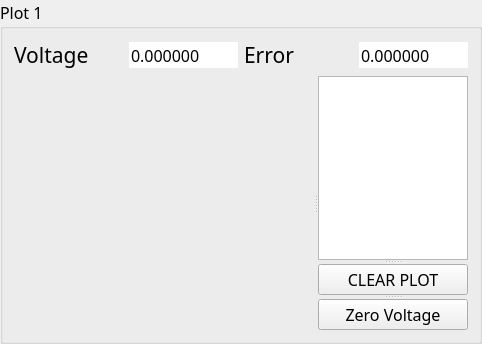
      <widget class="QGroupBox" name="groupBox_2">
       <property name="sizePolicy">
        <sizepolicy hsizetype="Expanding" vsizetype="Expanding">
         <horstretch>0</horstretch>
         <verstretch>0</verstretch>
        </sizepolicy>
       </property>
       <property name="font">
        <font>
         <family>Calibri Light</family>
         <pointsize>12</pointsize>
        </font>
       </property>
       <property name="styleSheet">
        <string notr="true"/>
       </property>
       <property name="title">
        <string>Plot 1</string>
       </property>
       <layout class="QVBoxLayout" name="verticalLayout_2">
        <item>
         <layout class="QHBoxLayout" name="horizontalLayout_5">
          <item>
           <widget class="QLabel" name="label_3">
            <property name="font">
             <font>
              <family>Calibri Light</family>
              <pointsize>16</pointsize>
             </font>
            </property>
            <property name="text">
             <string>&lt;html&gt;&lt;head/&gt;&lt;body&gt;&lt;p&gt;Voltage&lt;/p&gt;&lt;/body&gt;&lt;/html&gt;</string>
            </property>
           </widget>
          </item>
          <item>
           <widget class="QDoubleSpinBox" name="voltage_1">
            <property name="font">
             <font>
              <family>Calibri Light</family>
              <pointsize>12</pointsize>
             </font>
            </property>
            <property name="styleSheet">
             <string notr="true"/>
            </property>
            <property name="frame">
             <bool>false</bool>
            </property>
            <property name="buttonSymbols">
             <enum>QAbstractSpinBox::NoButtons</enum>
            </property>
            <property name="accelerated">
             <bool>false</bool>
            </property>
            <property name="correctionMode">
             <enum>QAbstractSpinBox::CorrectToNearestValue</enum>
            </property>
            <property name="keyboardTracking">
             <bool>false</bool>
            </property>
            <property name="decimals">
             <number>6</number>
            </property>
            <property name="minimum">
             <double>-1000.000000000000000</double>
            </property>
            <property name="maximum">
             <double>1000.000000000000000</double>
            </property>
            <property name="singleStep">
             <double>0.000010000000000</double>
            </property>
           </widget>
          </item>
          <item>
           <widget class="QLabel" name="label_4">
            <property name="font">
             <font>
              <family>Calibri Light</family>
             </font>
            </property>
            <property name="text">
             <string>&lt;html&gt;&lt;head/&gt;&lt;body&gt;&lt;p&gt;&lt;span style=&quot; font-size:16pt;&quot;&gt;Error&lt;/span&gt;&lt;/p&gt;&lt;/body&gt;&lt;/html&gt;</string>
            </property>
           </widget>
          </item>
          <item>
           <widget class="QDoubleSpinBox" name="error_1">
            <property name="font">
             <font>
              <family>Calibri Light</family>
              <pointsize>12</pointsize>
             </font>
            </property>
            <property name="styleSheet">
             <string notr="true"/>
            </property>
            <property name="frame">
             <bool>false</bool>
            </property>
            <property name="buttonSymbols">
             <enum>QAbstractSpinBox::NoButtons</enum>
            </property>
            <property name="accelerated">
             <bool>false</bool>
            </property>
            <property name="correctionMode">
             <enum>QAbstractSpinBox::CorrectToNearestValue</enum>
            </property>
            <property name="keyboardTracking">
             <bool>false</bool>
            </property>
            <property name="decimals">
             <number>6</number>
            </property>
            <property name="minimum">
             <double>-1000.000000000000000</double>
            </property>
            <property name="maximum">
             <double>1000.000000000000000</double>
            </property>
            <property name="singleStep">
             <double>0.000010000000000</double>
            </property>
           </widget>
          </item>
         </layout>
        </item>
        <item>
         <widget class="QSplitter" name="splitter_3">
          <property name="orientation">
           <enum>Qt::Horizontal</enum>
          </property>
          <widget class="PlotWidget" name="graph_2" native="true">
           <property name="sizePolicy">
            <sizepolicy hsizetype="Expanding" vsizetype="Expanding">
             <horstretch>0</horstretch>
             <verstretch>0</verstretch>
            </sizepolicy>
           </property>
           <property name="minimumSize">
            <size>
             <width>300</width>
             <height>0</height>
            </size>
           </property>
          </widget>
          <widget class="QSplitter" name="splitter_4">
           <property name="orientation">
            <enum>Qt::Vertical</enum>
           </property>
           <widget class="GraphicsView" name="legend_2">
            <property name="minimumSize">
             <size>
              <width>150</width>
              <height>0</height>
             </size>
            </property>
            <property name="maximumSize">
             <size>
              <width>200</width>
              <height>16777215</height>
             </size>
            </property>
           </widget>
           <widget class="QPushButton" name="clear_2">
            <property name="sizePolicy">
             <sizepolicy hsizetype="Preferred" vsizetype="Minimum">
              <horstretch>0</horstretch>
              <verstretch>0</verstretch>
             </sizepolicy>
            </property>
            <property name="maximumSize">
             <size>
              <width>150</width>
              <height>33</height>
             </size>
            </property>
            <property name="font">
             <font>
              <family>Calibri Light</family>
              <pointsize>12</pointsize>
             </font>
            </property>
            <property name="styleSheet">
             <string notr="true"/>
            </property>
            <property name="text">
             <string>CLEAR PLOT</string>
            </property>
           </widget>
           <widget class="QPushButton" name="zero_2">
            <property name="maximumSize">
             <size>
              <width>16777215</width>
              <height>33</height>
             </size>
            </property>
            <property name="styleSheet">
             <string notr="true"/>
            </property>
            <property name="text">
             <string>Zero Voltage</string>
            </property>
           </widget>
          </widget>
         </widget>
        </item>
       </layout>
      </widget>
